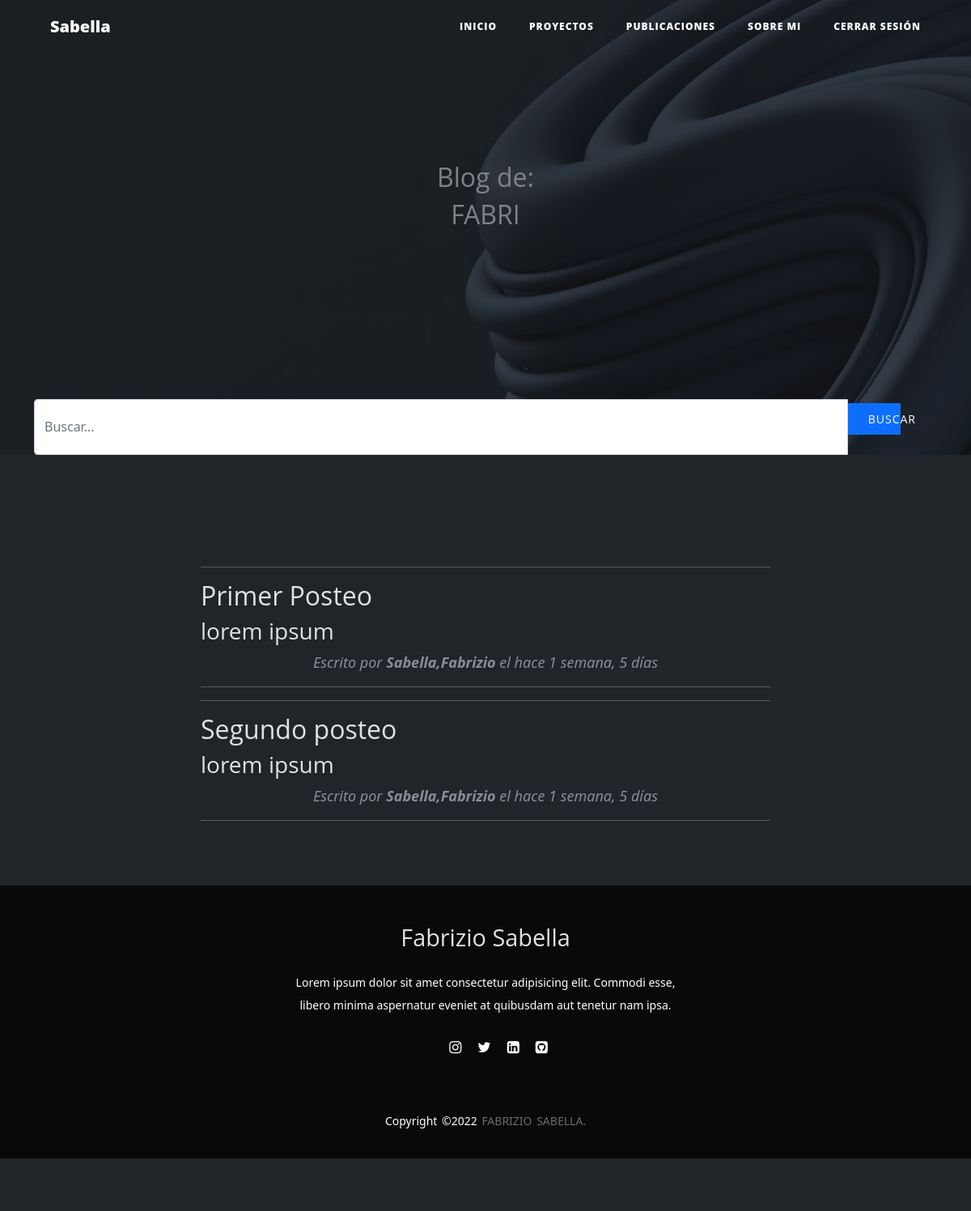
Page /post/general/ (signed in) on the committed database.
### aplicaciones/blog/models.py (models this page shows)
class Post(models.Model):
    id = models.AutoField(primary_key=True)
    titulo = models.CharField(max_length=90, blank=False, null= False)
    slug = models.CharField(max_length=100, blank=False, null= False)
    descripcion = models.CharField(max_length=110, blank=False, null= False)
    contenido = RichTextField()
    imagen = models.URLField(max_length=255, blank=False, null= False)
    autor = models.ForeignKey(Autor, on_delete=models.CASCADE)
    categoria = models.ForeignKey(Categoria, on_delete=models.CASCADE)
    estado = models.BooleanField('Publicado/No Publicado', default=True)
    fecha_creacion = models.DateTimeField('Fecha de Creación',auto_now= False, auto_now_add=True)
    class Meta:
        verbose_name = 'Post'
        verbose_name_plural = 'Posts'
    def __str__(self):
        return self.titulo

class Autor(models.Model):
    id= models.AutoField(primary_key=True)
    user = models.OneToOneField(User, on_delete=models.CASCADE)
    nombres = models.CharField( 'Nombre del Autor' ,max_length=255, blank=True, null=False)
    apellidos = models.CharField( 'Apellidos del Autor' ,max_length=255, blank=True, null=False)
    imagen = models.ImageField(default='img/profile2.png')
    facebook = models.URLField( 'Facebook', blank=True, null=True)
    github = models.URLField( 'Github', blank=True, null=True)
    twitter = models.URLField( 'Twitter', blank=True, null=True)
    web = models.URLField( 'Web', blank=True, null=True)
    correo = models.EmailField( 'Correo Electrónico', blank=True, null=False)
    estado = models.BooleanField( 'Autor Activo/Autor no Activo', default= True)
    fecha_creacion = models.DateField('Fecha Creación',auto_now = False, auto_now_add=True)
    class meta:
        verbose_name = 'Autor'
        verbose_name_plural = 'Autores'
    def __str__(self):
        return "{0},{1}".format(self.apellidos, self.nombres)
    def create_autor(sender, instance,created ,**kwargs):
        if created:
            Autor.objects.create(user=instance)
    post_save.connect(create_autor, sender=User)

### aplicaciones/blog/views.py (the view)
# urls.py: path('post/general/', general, name = 'general'),
def general(request):
    posts = Post.objects.filter(
        estado = True,
        categoria = Categoria.objects.get(nombre__iexact  = 'General')
    )
    print(posts)
    return render(request, 'categorias/general.html', {'posts':posts})

### templates/categorias/general.html (shortened to what this page needs)
{% extends 'index.html' %}
{% load static %}
{% load humanize %}
{% block content %}
<div class="container">
    <div class="row">
      <div class="col-lg-8 col-md-10 mx-auto">
          {% block contenido %}
          {% if posts %}
            {% for post in posts %}
                <hr>
                <div class="post-preview">
                    <h2 class="post-title">
                      {{ post.titulo }}
                    </h2>
                    <h3 class="post-subtitle">
                      {{ post.descripcion }}
                    </h3>
                  <p class="post-meta">Escrito por
                   <strong>{{ post.autor }}</strong>   el
                    {{ post.fecha_creacion |naturaltime }}</p>
                </div>
                <hr>
            {% endfor %}
            {% else %}
            <div class="row my-4 text-center">
                <h1 class="text-align center">No existen post registrados!</h1>
            </div>
          {% endif %}
          {% endblock contenido %}
      </div>
    </div>
</div>
{% endblock %}

### templates/partials/_navbar.html (shortened to what this page needs)
{% load static %}
<nav class="navbar navbar-expand-lg navbar-light fixed-top" id="mainNav">
  <div class="container">
    <a class="navbar-brand" href="{% url 'home' %}">Sabella</a>
    <div class="collapse navbar-collapse" id="navbarResponsive">
      <ul class="navbar-nav ms-auto">
        <li class="nav-item">
          <a class="nav-link" href="{% url 'home' %}">Inicio</a>
        </li>
        <li class="nav-item">
          <a class="nav-link" href="{% url 'proyectos' %}">Proyectos</a>
        </li>
        <li class="nav-item">
          <a class="nav-link" href="{% url 'post' %}">Publicaciones</a>
        </li>
        <li class="nav-item">
          <a class="nav-link" href="{% url 'about_me'%}">Sobre mi</a>
        </li>
        <li class="nav-item">
          <a class="nav-link" href="{% url 'logout' %}">Cerrar Sesión</a>
        </li>
      </ul>
    </div>
  </div>
</nav>
<header class="masthead" style="background-image: url('{% block imagen %} {% static 'img/home.jpg' %} {% endblock imagen %}')">
  <div class="overlay"></div>
  <div class="container">
    <div class="row">
      <div class="col-lg-8 col-md-10 mx-auto">
        <div class="site-heading">
          <h2>Blog de:</h2>
          <h2><span>{{user.username | upper}}</span></h2>
        </div>
      </div>
    </div>
  </div>
  {% block barra_busqueda %}
  <div class="container">
    <div class="row">
      <div class="col-md-12 search">
        <form method="get">
            <div id="custom-search-input">
              <div class="input-group col-md-12">
                <input type="text" class="form-control" placeholder="Buscar..." name="buscar" value = "">
                <span class="input-group-list">
                  <button type="submit" class="boton btn-primary">Buscar</button>
                </span>
              </div>
            </div>
        </form>
      </div>
    </div>
  </div>
  {% endblock barra_busqueda %}
</header>
<div class="container p-4">
</div>

### aplicaciones/blog/static/css/clean-blog.css (style rules this page uses)
body { background-color: #343a40; font-size: 20px; color: #212529; font-family: 'Lora', 'Times New Roman', serif; }
p { line-height: 1.5; margin: 30px 0; }
h1, h2, h3, h4, h5, h6 { font-weight: 800; font-family: 'Open Sans', 'Helvetica Neue', Helvetica, Arial, sans-serif; color: #dee2e6; }
a { color: #212529; -webkit-transition: all 0.2s; transition: all 0.2s; }
#mainNav { position: absolute; border-bottom: 1px solid #e9ecef; background-color: white; font-family: 'Open Sans', 'Helvetica Neue', Helvetica, Arial, sans-serif; }
#mainNav .navbar-brand { font-weight: 800; color: #343a40; }
#mainNav .navbar-nav > li.nav-item > a { font-size: 12px; font-weight: 800; letter-spacing: 1px; text-transform: uppercase; }
@media only screen and (min-width: 992px) { #mainNav { border-bottom: 1px solid transparent; background: transparent; } }
@media only screen and (min-width: 992px) { #mainNav .navbar-brand { padding: 10px 20px; color: #fff; } }
@media only screen and (min-width: 992px) { #mainNav .navbar-nav > li.nav-item > a { padding: 10px 20px; color: #fff; } }
@media only screen and (min-width: 992px) { #mainNav { -webkit-transition: background-color 0.2s; transition: background-color 0.2s; -webkit-transform: translate3d(0, 0, 0); transform: translate3d(0, 0, 0); -webkit-backface-visibility: hidden; } }
header.masthead { margin-bottom: 50px; background: no-repeat center center; background-color: #868e96; background-attachment: scroll; position: relative; background-size: cover; }
header.masthead .overlay { position: absolute; top: 0; left: 0; height: 100%; width: 100%; background-color: #212529; opacity: 0.5; }
header.masthead .page-heading, header.masthead .post-heading, header.masthead .site-heading { padding: 200px 0 150px; color: white; }
@media only screen and (min-width: 768px) { header.masthead .page-heading, header.masthead .post-heading, header.masthead .site-heading { padding: 200px 0; } }
header.masthead .page-heading, header.masthead .site-heading { text-align: center; }
.post-preview > .post-meta { font-size: 18px; font-style: italic; margin-top: 0; color: #868e96; }
.btn-primary { background-color: #0085A1; border-color: #0085A1; }
.search { margin-top: -180px; }
.boton { font-size: 14px; padding: 8px 25px; letter-spacing: 1px; text-transform: uppercase; border-radius: 0; border: 1px solid transparent; font-family: 'Open Sans','Helvetica Neue',Helvetica,Arial,sans-serif; }
p { text-align: center; }

### aplicaciones/blog/static/css/index.css (style rules this page uses)
* { margin: 0; padding: 0; box-sizing: border-box; }
body { background-color: #212529; overflow-x: hidden; }
button { width: 60%; margin: 5px 0 25px; }

### rows in the picture
Post: titulo "Primer Posteo", descripcion "lorem ipsum", autor "Sabella,Fabrizio", fecha_creacion "hace 1 semana, 5 días"
Post: titulo "Segundo posteo", descripcion "lorem ipsum", autor "Sabella,Fabrizio", fecha_creacion "hace 1 semana, 5 días"

### other values in the picture
{{ user.username | upper }} "FABRI"
